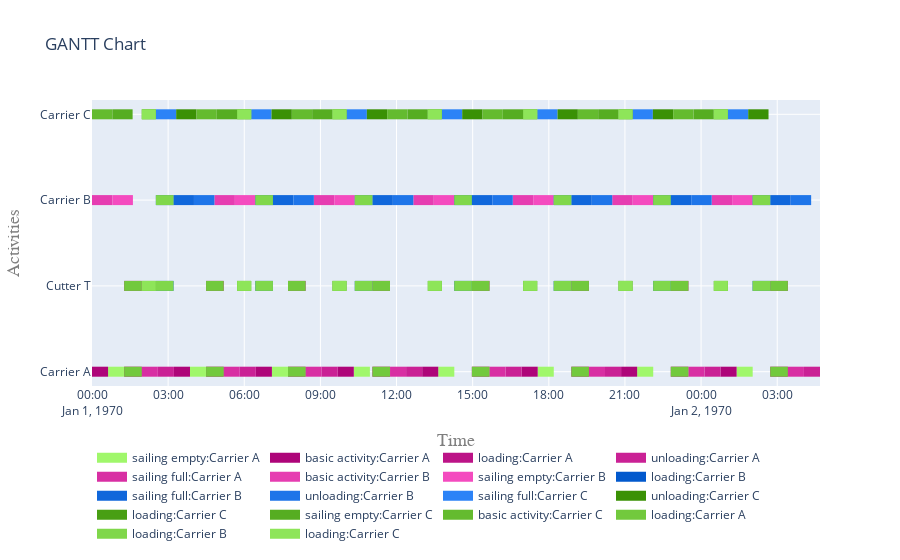

Source (notebook cell):
### Code cell
fig = get_gantt_chart(vessels, id_map=activities)

### Figure 1 — Plotly figure (JSON) as saved in the notebook; plotly's stock layout.template omitted (floating-point values rounded to 4 significant figures)
{"data": [{"connectgaps": false, "hoverinfo": "y+name", "line": {"color": "rgb(160,247,107)", "width": 10}, "mode": "lines", "name": "sailing empty:Carrier A", "type": "scatter", "x": ["1970-01-01T00:38:00", "1970-01-01T00:38:00", "1970-01-01T01:16:00", "1970-01-01T01:16:00", "1970-01-01T01:16:00", "1970-01-01T03:51:40", "1970-01-01T03:51:40", "1970-01-01T04:29:40", "1970-01-01T04:29:40", "1970-01-01T04:29:40", "1970-01-01T07:05:20", "1970-01-01T07:05:20", "1970-01-01T07:43:20", "1970-01-01T07:43:20", "1970-01-01T07:43:20", "1970-01-01T10:19:00", "1970-01-01T10:19:00", "1970-01-01T10:57:00", "1970-01-01T10:57:00", "1970-01-01T10:57:00", "1970-01-01T13:38:36", "1970-01-01T13:38:36", "1970-01-01T14:16:36", "1970-01-01T14:16:36", "1970-01-01T14:16:36", "1970-01-01T17:33:44", "1970-01-01T17:33:44", "1970-01-01T18:11:44", "1970-01-01T18:11:44", "1970-01-01T18:11:44", "1970-01-01T21:28:52", "1970-01-01T21:28:52", "1970-01-01T22:06:52", "1970-01-01T22:06:52", "1970-01-01T22:06:52", "1970-01-02T01:24:00", "1970-01-02T01:24:00", "1970-01-02T02:02:00", "1970-01-02T02:02:00", "1970-01-02T02:02:00"], "y": ["Carrier A", "Carrier A", "Carrier A", "Carrier A", null, "Carrier A", "Carrier A", "Carrier A", "Carrier A", null, "Carrier A", "Carrier A", "Carrier A", "Carrier A", null, "Carrier A", "Carrier A", "Carrier A", "Carrier A", null, "Carrier A", "Carrier A", "Carrier A", "Carrier A", null, "Carrier A", "Carrier A", "Carrier A", "Carrier A", null, "Carrier A", "Carrier A", "Carrier A", "Carrier A", null, "Carrier A", "Carrier A", "Carrier A", "Carrier A", null]}, {"connectgaps": false, "hoverinfo": "y+name", "line": {"color": "rgb(174,5,121)", "width": 10}, "mode": "lines", "name": "basic activity:Carrier A", "type": "scatter", "x": ["1970-01-01T00:00:00", "1970-01-01T00:00:00", "1970-01-01T00:38:00", "1970-01-01T00:38:00", "1970-01-01T00:38:00", "1970-01-01T03:13:40", "1970-01-01T03:13:40", "1970-01-01T03:51:40", "1970-01-01T03:51:40", "1970-01-01T03:51:40", "1970-01-01T06:27:20", "1970-01-01T06:27:20", "1970-01-01T07:05:20", "1970-01-01T07:05:20", "1970-01-01T07:05:20", "1970-01-01T09:41:00", "1970-01-01T09:41:00", "1970-01-01T10:19:00", "1970-01-01T10:19:00", "1970-01-01T10:19:00", "1970-01-01T13:00:36", "1970-01-01T13:00:36", "1970-01-01T13:38:36", "1970-01-01T13:38:36", "1970-01-01T13:38:36", "1970-01-01T16:55:44", "1970-01-01T16:55:44", "1970-01-01T17:33:44", "1970-01-01T17:33:44", "1970-01-01T17:33:44", "1970-01-01T20:50:52", "1970-01-01T20:50:52", "1970-01-01T21:28:52", "1970-01-01T21:28:52", "1970-01-01T21:28:52", "1970-01-02T00:46:00", "1970-01-02T00:46:00", "1970-01-02T01:24:00", "1970-01-02T01:24:00", "1970-01-02T01:24:00"], "y": ["Carrier A", "Carrier A", "Carrier A", "Carrier A", null, "Carrier A", "Carrier A", "Carrier A", "Carrier A", null, "Carrier A", "Carrier A", "Carrier A", "Carrier A", null, "Carrier A", "Carrier A", "Carrier A", "Carrier A", null, "Carrier A", "Carrier A", "Carrier A", "Carrier A", null, "Carrier A", "Carrier A", "Carrier A", "Carrier A", null, "Carrier A", "Carrier A", "Carrier A", "Carrier A", null, "Carrier A", "Carrier A", "Carrier A", "Carrier A", null]}, {"connectgaps": false, "hoverinfo": "y+name", "line": {"color": "rgb(188,19,135)", "width": 10}, "mode": "lines", "name": "loading:Carrier A", "type": "scatter", "x": ["1970-01-01T01:16:00", "1970-01-01T01:16:00", "1970-01-01T01:57:40", "1970-01-01T01:57:40", "1970-01-01T01:57:40", "1970-01-01T04:29:40", "1970-01-01T04:29:40", "1970-01-01T05:11:20", "1970-01-01T05:11:20", "1970-01-01T05:11:20", "1970-01-01T07:43:20", "1970-01-01T07:43:20", "1970-01-01T08:25:00", "1970-01-01T08:25:00", "1970-01-01T08:25:00", "1970-01-01T11:02:56", "1970-01-01T11:02:56", "1970-01-01T11:44:36", "1970-01-01T11:44:36", "1970-01-01T11:44:36", "1970-01-01T14:58:04", "1970-01-01T14:58:04", "1970-01-01T15:39:44", "1970-01-01T15:39:44", "1970-01-01T15:39:44", "1970-01-01T18:53:12", "1970-01-01T18:53:12", "1970-01-01T19:34:52", "1970-01-01T19:34:52", "1970-01-01T19:34:52", "1970-01-01T22:48:20", "1970-01-01T22:48:20", "1970-01-01T23:30:00", "1970-01-01T23:30:00", "1970-01-01T23:30:00", "1970-01-02T02:43:28", "1970-01-02T02:43:28", "1970-01-02T03:25:08", "1970-01-02T03:25:08", "1970-01-02T03:25:08", "1970-01-01T01:16:00", "1970-01-01T01:16:00", "1970-01-01T01:57:40", "1970-01-01T01:57:40", "1970-01-01T01:57:40", "1970-01-01T04:29:40", "1970-01-01T04:29:40", "1970-01-01T05:11:20", "1970-01-01T05:11:20", "1970-01-01T05:11:20", "1970-01-01T07:43:20", "1970-01-01T07:43:20", "1970-01-01T08:25:00", "1970-01-01T08:25:00", "1970-01-01T08:25:00", "1970-01-01T11:02:56", "1970-01-01T11:02:56", "1970-01-01T11:44:36", "1970-01-01T11:44:36", "1970-01-01T11:44:36", "1970-01-01T14:58:04", "1970-01-01T14:58:04", "1970-01-01T15:39:44", "1970-01-01T15:39:44", "1970-01-01T15:39:44", "1970-01-01T18:53:12", "1970-01-01T18:53:12", "1970-01-01T19:34:52", "1970-01-01T19:34:52", "1970-01-01T19:34:52", "1970-01-01T22:48:20", "1970-01-01T22:48:20", "1970-01-01T23:30:00", "1970-01-01T23:30:00", "1970-01-01T23:30:00", "1970-01-02T02:43:28", "1970-01-02T02:43:28", "1970-01-02T03:25:08", "1970-01-02T03:25:08", "1970-01-02T03:25:08"], "y": ["Carrier A", "Carrier A", "Carrier A", "Carrier A", null, "Carrier A", "Carrier A", "Carrier A", "Carrier A", null, "Carrier A", "Carrier A", "Carrier A", "Carrier A", null, "Carrier A", "Carrier A", "Carrier A", "Carrier A", null, "Carrier A", "Carrier A", "Carrier A", "Carrier A", null, "Carrier A", "Carrier A", "Carrier A", "Carrier A", null, "Carrier A", "Carrier A", "Carrier A", "Carrier A", null, "Carrier A", "Carrier A", "Carrier A", "Carrier A", null, "Cutter T", "Cutter T", "Cutter T", "Cutter T", null, "Cutter T", "Cutter T", "Cutter T", "Cutter T", null, "Cutter T", "Cutter T", "Cutter T", "Cutter T", null, "Cutter T", "Cutter T", "Cutter T", "Cutter T", null, "Cutter T", "Cutter T", "Cutter T", "Cutter T", null, "Cutter T", "Cutter T", "Cutter T", "Cutter T", null, "Cutter T", "Cutter T", "Cutter T", "Cutter T", null, "Cutter T", "Cutter T", "Cutter T", "Cutter T", null]}, {"connectgaps": false, "hoverinfo": "y+name", "line": {"color": "rgb(202,33,149)", "width": 10}, "mode": "lines", "name": "unloading:Carrier A", "type": "scatter", "x": ["1970-01-01T02:35:40", "1970-01-01T02:35:40", "1970-01-01T03:13:40", "1970-01-01T03:13:40", "1970-01-01T03:13:40", "1970-01-01T05:49:20", "1970-01-01T05:49:20", "1970-01-01T06:27:20", "1970-01-01T06:27:20", "1970-01-01T06:27:20", "1970-01-01T09:03:00", "1970-01-01T09:03:00", "1970-01-01T09:41:00", "1970-01-01T09:41:00", "1970-01-01T09:41:00", "1970-01-01T12:22:36", "1970-01-01T12:22:36", "1970-01-01T13:00:36", "1970-01-01T13:00:36", "1970-01-01T13:00:36", "1970-01-01T16:17:44", "1970-01-01T16:17:44", "1970-01-01T16:55:44", "1970-01-01T16:55:44", "1970-01-01T16:55:44", "1970-01-01T20:12:52", "1970-01-01T20:12:52", "1970-01-01T20:50:52", "1970-01-01T20:50:52", "1970-01-01T20:50:52", "1970-01-02T00:08:00", "1970-01-02T00:08:00", "1970-01-02T00:46:00", "1970-01-02T00:46:00", "1970-01-02T00:46:00", "1970-01-02T04:03:08", "1970-01-02T04:03:08", "1970-01-02T04:41:08", "1970-01-02T04:41:08", "1970-01-02T04:41:08"], "y": ["Carrier A", "Carrier A", "Carrier A", "Carrier A", null, "Carrier A", "Carrier A", "Carrier A", "Carrier A", null, "Carrier A", "Carrier A", "Carrier A", "Carrier A", null, "Carrier A", "Carrier A", "Carrier A", "Carrier A", null, "Carrier A", "Carrier A", "Carrier A", "Carrier A", null, "Carrier A", "Carrier A", "Carrier A", "Carrier A", null, "Carrier A", "Carrier A", "Carrier A", "Carrier A", null, "Carrier A", "Carrier A", "Carrier A", "Carrier A", null]}, {"connectgaps": false, "hoverinfo": "y+name", "line": {"color": "rgb(216,47,163)", "width": 10}, "mode": "lines", "name": "sailing full:Carrier A", "type": "scatter", "x": ["1970-01-01T01:57:40", "1970-01-01T01:57:40", "1970-01-01T02:35:40", "1970-01-01T02:35:40", "1970-01-01T02:35:40", "1970-01-01T05:11:20", "1970-01-01T05:11:20", "1970-01-01T05:49:20", "1970-01-01T05:49:20", "1970-01-01T05:49:20", "1970-01-01T08:25:00", "1970-01-01T08:25:00", "1970-01-01T09:03:00", "1970-01-01T09:03:00", "1970-01-01T09:03:00", "1970-01-01T11:44:36", "1970-01-01T11:44:36", "1970-01-01T12:22:36", "1970-01-01T12:22:36", "1970-01-01T12:22:36", "1970-01-01T15:39:44", "1970-01-01T15:39:44", "1970-01-01T16:17:44", "1970-01-01T16:17:44", "1970-01-01T16:17:44", "1970-01-01T19:34:52", "1970-01-01T19:34:52", "1970-01-01T20:12:52", "1970-01-01T20:12:52", "1970-01-01T20:12:52", "1970-01-01T23:30:00", "1970-01-01T23:30:00", "1970-01-02T00:08:00", "1970-01-02T00:08:00", "1970-01-02T00:08:00", "1970-01-02T03:25:08", "1970-01-02T03:25:08", "1970-01-02T04:03:08", "1970-01-02T04:03:08", "1970-01-02T04:03:08"], "y": ["Carrier A", "Carrier A", "Carrier A", "Carrier A", null, "Carrier A", "Carrier A", "Carrier A", "Carrier A", null, "Carrier A", "Carrier A", "Carrier A", "Carrier A", null, "Carrier A", "Carrier A", "Carrier A", "Carrier A", null, "Carrier A", "Carrier A", "Carrier A", "Carrier A", null, "Carrier A", "Carrier A", "Carrier A", "Carrier A", null, "Carrier A", "Carrier A", "Carrier A", "Carrier A", null, "Carrier A", "Carrier A", "Carrier A", "Carrier A", null]}, {"connectgaps": false, "hoverinfo": "y+name", "line": {"color": "rgb(230,61,177)", "width": 10}, "mode": "lines", "name": "basic activity:Carrier B", "type": "scatter", "x": ["1970-01-01T00:00:00", "1970-01-01T00:00:00", "1970-01-01T00:48:22", "1970-01-01T00:48:22", "1970-01-01T00:48:22", "1970-01-01T04:49:24", "1970-01-01T04:49:24", "1970-01-01T05:37:46", "1970-01-01T05:37:46", "1970-01-01T05:37:46", "1970-01-01T08:44:32", "1970-01-01T08:44:32", "1970-01-01T09:32:54", "1970-01-01T09:32:54", "1970-01-01T09:32:54", "1970-01-01T12:39:40", "1970-01-01T12:39:40", "1970-01-01T13:28:02", "1970-01-01T13:28:02", "1970-01-01T13:28:02", "1970-01-01T16:34:48", "1970-01-01T16:34:48", "1970-01-01T17:23:10", "1970-01-01T17:23:10", "1970-01-01T17:23:10", "1970-01-01T20:29:56", "1970-01-01T20:29:56", "1970-01-01T21:18:18", "1970-01-01T21:18:18", "1970-01-01T21:18:18", "1970-01-02T00:25:04", "1970-01-02T00:25:04", "1970-01-02T01:13:26", "1970-01-02T01:13:26", "1970-01-02T01:13:26"], "y": ["Carrier B", "Carrier B", "Carrier B", "Carrier B", null, "Carrier B", "Carrier B", "Carrier B", "Carrier B", null, "Carrier B", "Carrier B", "Carrier B", "Carrier B", null, "Carrier B", "Carrier B", "Carrier B", "Carrier B", null, "Carrier B", "Carrier B", "Carrier B", "Carrier B", null, "Carrier B", "Carrier B", "Carrier B", "Carrier B", null, "Carrier B", "Carrier B", "Carrier B", "Carrier B", null]}, {"connectgaps": false, "hoverinfo": "y+name", "line": {"color": "rgb(244,75,191)", "width": 10}, "mode": "lines", "name": "sailing empty:Carrier B", "type": "scatter", "x": ["1970-01-01T00:48:22", "1970-01-01T00:48:22", "1970-01-01T01:36:44", "1970-01-01T01:36:44", "1970-01-01T01:36:44", "1970-01-01T05:37:46", "1970-01-01T05:37:46", "1970-01-01T06:26:08", "1970-01-01T06:26:08", "1970-01-01T06:26:08", "1970-01-01T09:32:54", "1970-01-01T09:32:54", "1970-01-01T10:21:16", "1970-01-01T10:21:16", "1970-01-01T10:21:16", "1970-01-01T13:28:02", "1970-01-01T13:28:02", "1970-01-01T14:16:24", "1970-01-01T14:16:24", "1970-01-01T14:16:24", "1970-01-01T17:23:10", "1970-01-01T17:23:10", "1970-01-01T18:11:32", "1970-01-01T18:11:32", "1970-01-01T18:11:32", "1970-01-01T21:18:18", "1970-01-01T21:18:18", "1970-01-01T22:06:40", "1970-01-01T22:06:40", "1970-01-01T22:06:40", "1970-01-02T01:13:26", "1970-01-02T01:13:26", "1970-01-02T02:01:48", "1970-01-02T02:01:48", "1970-01-02T02:01:48"], "y": ["Carrier B", "Carrier B", "Carrier B", "Carrier B", null, "Carrier B", "Carrier B", "Carrier B", "Carrier B", null, "Carrier B", "Carrier B", "Carrier B", "Carrier B", null, "Carrier B", "Carrier B", "Carrier B", "Carrier B", null, "Carrier B", "Carrier B", "Carrier B", "Carrier B", null, "Carrier B", "Carrier B", "Carrier B", "Carrier B", null, "Carrier B", "Carrier B", "Carrier B", "Carrier B", null]}, {"connectgaps": false, "hoverinfo": "y+name", "line": {"color": "rgb(2,89,205)", "width": 10}, "mode": "lines", "name": "loading:Carrier B", "type": "scatter", "x": ["1970-01-01T02:31:00", "1970-01-01T02:31:00", "1970-01-01T03:12:40", "1970-01-01T03:12:40", "1970-01-01T03:12:40", "1970-01-01T06:26:08", "1970-01-01T06:26:08", "1970-01-01T07:07:48", "1970-01-01T07:07:48", "1970-01-01T07:07:48", "1970-01-01T10:21:16", "1970-01-01T10:21:16", "1970-01-01T11:02:56", "1970-01-01T11:02:56", "1970-01-01T11:02:56", "1970-01-01T14:16:24", "1970-01-01T14:16:24", "1970-01-01T14:58:04", "1970-01-01T14:58:04", "1970-01-01T14:58:04", "1970-01-01T18:11:32", "1970-01-01T18:11:32", "1970-01-01T18:53:12", "1970-01-01T18:53:12", "1970-01-01T18:53:12", "1970-01-01T22:06:40", "1970-01-01T22:06:40", "1970-01-01T22:48:20", "1970-01-01T22:48:20", "1970-01-01T22:48:20", "1970-01-02T02:01:48", "1970-01-02T02:01:48", "1970-01-02T02:43:28", "1970-01-02T02:43:28", "1970-01-02T02:43:28", "1970-01-01T02:31:00", "1970-01-01T02:31:00", "1970-01-01T03:12:40", "1970-01-01T03:12:40", "1970-01-01T03:12:40", "1970-01-01T06:26:08", "1970-01-01T06:26:08", "1970-01-01T07:07:48", "1970-01-01T07:07:48", "1970-01-01T07:07:48", "1970-01-01T10:21:16", "1970-01-01T10:21:16", "1970-01-01T11:02:56", "1970-01-01T11:02:56", "1970-01-01T11:02:56", "1970-01-01T14:16:24", "1970-01-01T14:16:24", "1970-01-01T14:58:04", "1970-01-01T14:58:04", "1970-01-01T14:58:04", "1970-01-01T18:11:32", "1970-01-01T18:11:32", "1970-01-01T18:53:12", "1970-01-01T18:53:12", "1970-01-01T18:53:12", "1970-01-01T22:06:40", "1970-01-01T22:06:40", "1970-01-01T22:48:20", "1970-01-01T22:48:20", "1970-01-01T22:48:20", "1970-01-02T02:01:48", "1970-01-02T02:01:48", "1970-01-02T02:43:28", "1970-01-02T02:43:28", "1970-01-02T02:43:28"], "y": ["Carrier B", "Carrier B", "Carrier B", "Carrier B", null, "Carrier B", "Carrier B", "Carrier B", "Carrier B", null, "Carrier B", "Carrier B", "Carrier B", "Carrier B", null, "Carrier B", "Carrier B", "Carrier B", "Carrier B", null, "Carrier B", "Carrier B", "Carrier B", "Carrier B", null, "Carrier B", "Carrier B", "Carrier B", "Carrier B", null, "Carrier B", "Carrier B", "Carrier B", "Carrier B", null, "Cutter T", "Cutter T", "Cutter T", "Cutter T", null, "Cutter T", "Cutter T", "Cutter T", "Cutter T", null, "Cutter T", "Cutter T", "Cutter T", "Cutter T", null, "Cutter T", "Cutter T", "Cutter T", "Cutter T", null, "Cutter T", "Cutter T", "Cutter T", "Cutter T", null, "Cutter T", "Cutter T", "Cutter T", "Cutter T", null, "Cutter T", "Cutter T", "Cutter T", "Cutter T", null]}, {"connectgaps": false, "hoverinfo": "y+name", "line": {"color": "rgb(16,103,219)", "width": 10}, "mode": "lines", "name": "sailing full:Carrier B", "type": "scatter", "x": ["1970-01-01T03:12:40", "1970-01-01T03:12:40", "1970-01-01T04:01:02", "1970-01-01T04:01:02", "1970-01-01T04:01:02", "1970-01-01T07:07:48", "1970-01-01T07:07:48", "1970-01-01T07:56:10", "1970-01-01T07:56:10", "1970-01-01T07:56:10", "1970-01-01T11:02:56", "1970-01-01T11:02:56", "1970-01-01T11:51:18", "1970-01-01T11:51:18", "1970-01-01T11:51:18", "1970-01-01T14:58:04", "1970-01-01T14:58:04", "1970-01-01T15:46:26", "1970-01-01T15:46:26", "1970-01-01T15:46:26", "1970-01-01T18:53:12", "1970-01-01T18:53:12", "1970-01-01T19:41:34", "1970-01-01T19:41:34", "1970-01-01T19:41:34", "1970-01-01T22:48:20", "1970-01-01T22:48:20", "1970-01-01T23:36:42", "1970-01-01T23:36:42", "1970-01-01T23:36:42", "1970-01-02T02:43:28", "1970-01-02T02:43:28", "1970-01-02T03:31:50", "1970-01-02T03:31:50", "1970-01-02T03:31:50"], "y": ["Carrier B", "Carrier B", "Carrier B", "Carrier B", null, "Carrier B", "Carrier B", "Carrier B", "Carrier B", null, "Carrier B", "Carrier B", "Carrier B", "Carrier B", null, "Carrier B", "Carrier B", "Carrier B", "Carrier B", null, "Carrier B", "Carrier B", "Carrier B", "Carrier B", null, "Carrier B", "Carrier B", "Carrier B", "Carrier B", null, "Carrier B", "Carrier B", "Carrier B", "Carrier B", null]}, {"connectgaps": false, "hoverinfo": "y+name", "line": {"color": "rgb(30,117,233)", "width": 10}, "mode": "lines", "name": "unloading:Carrier B", "type": "scatter", "x": ["1970-01-01T04:01:02", "1970-01-01T04:01:02", "1970-01-01T04:49:24", "1970-01-01T04:49:24", "1970-01-01T04:49:24", "1970-01-01T07:56:10", "1970-01-01T07:56:10", "1970-01-01T08:44:32", "1970-01-01T08:44:32", "1970-01-01T08:44:32", "1970-01-01T11:51:18", "1970-01-01T11:51:18", "1970-01-01T12:39:40", "1970-01-01T12:39:40", "1970-01-01T12:39:40", "1970-01-01T15:46:26", "1970-01-01T15:46:26", "1970-01-01T16:34:48", "1970-01-01T16:34:48", "1970-01-01T16:34:48", "1970-01-01T19:41:34", "1970-01-01T19:41:34", "1970-01-01T20:29:56", "1970-01-01T20:29:56", "1970-01-01T20:29:56", "1970-01-01T23:36:42", "1970-01-01T23:36:42", "1970-01-02T00:25:04", "1970-01-02T00:25:04", "1970-01-02T00:25:04", "1970-01-02T03:31:50", "1970-01-02T03:31:50", "1970-01-02T04:20:12", "1970-01-02T04:20:12", "1970-01-02T04:20:12"], "y": ["Carrier B", "Carrier B", "Carrier B", "Carrier B", null, "Carrier B", "Carrier B", "Carrier B", "Carrier B", null, "Carrier B", "Carrier B", "Carrier B", "Carrier B", null, "Carrier B", "Carrier B", "Carrier B", "Carrier B", null, "Carrier B", "Carrier B", "Carrier B", "Carrier B", null, "Carrier B", "Carrier B", "Carrier B", "Carrier B", null, "Carrier B", "Carrier B", "Carrier B", "Carrier B", null]}, {"connectgaps": false, "hoverinfo": "y+name", "line": {"color": "rgb(44,131,247)", "width": 10}, "mode": "lines", "name": "sailing full:Carrier C", "type": "scatter", "x": ["1970-01-01T02:31:00", "1970-01-01T02:31:00", "1970-01-01T03:19:01", "1970-01-01T03:19:01", "1970-01-01T03:19:01", "1970-01-01T06:16:24", "1970-01-01T06:16:24", "1970-01-01T07:04:25", "1970-01-01T07:04:25", "1970-01-01T07:04:25", "1970-01-01T10:01:48", "1970-01-01T10:01:48", "1970-01-01T10:49:49", "1970-01-01T10:49:49", "1970-01-01T10:49:49", "1970-01-01T13:47:12", "1970-01-01T13:47:12", "1970-01-01T14:35:13", "1970-01-01T14:35:13", "1970-01-01T14:35:13", "1970-01-01T17:32:36", "1970-01-01T17:32:36", "1970-01-01T18:20:37", "1970-01-01T18:20:37", "1970-01-01T18:20:37", "1970-01-01T21:18:00", "1970-01-01T21:18:00", "1970-01-01T22:06:01", "1970-01-01T22:06:01", "1970-01-01T22:06:01", "1970-01-02T01:03:24", "1970-01-02T01:03:24", "1970-01-02T01:51:25", "1970-01-02T01:51:25", "1970-01-02T01:51:25"], "y": ["Carrier C", "Carrier C", "Carrier C", "Carrier C", null, "Carrier C", "Carrier C", "Carrier C", "Carrier C", null, "Carrier C", "Carrier C", "Carrier C", "Carrier C", null, "Carrier C", "Carrier C", "Carrier C", "Carrier C", null, "Carrier C", "Carrier C", "Carrier C", "Carrier C", null, "Carrier C", "Carrier C", "Carrier C", "Carrier C", null, "Carrier C", "Carrier C", "Carrier C", "Carrier C", null]}, {"connectgaps": false, "hoverinfo": "y+name", "line": {"color": "rgb(58,145,5)", "width": 10}, "mode": "lines", "name": "unloading:Carrier C", "type": "scatter", "x": ["1970-01-01T03:19:01", "1970-01-01T03:19:01", "1970-01-01T04:07:02", "1970-01-01T04:07:02", "1970-01-01T04:07:02", "1970-01-01T07:04:25", "1970-01-01T07:04:25", "1970-01-01T07:52:26", "1970-01-01T07:52:26", "1970-01-01T07:52:26", "1970-01-01T10:49:49", "1970-01-01T10:49:49", "1970-01-01T11:37:50", "1970-01-01T11:37:50", "1970-01-01T11:37:50", "1970-01-01T14:35:13", "1970-01-01T14:35:13", "1970-01-01T15:23:14", "1970-01-01T15:23:14", "1970-01-01T15:23:14", "1970-01-01T18:20:37", "1970-01-01T18:20:37", "1970-01-01T19:08:38", "1970-01-01T19:08:38", "1970-01-01T19:08:38", "1970-01-01T22:06:01", "1970-01-01T22:06:01", "1970-01-01T22:54:02", "1970-01-01T22:54:02", "1970-01-01T22:54:02", "1970-01-02T01:51:25", "1970-01-02T01:51:25", "1970-01-02T02:39:26", "1970-01-02T02:39:26", "1970-01-02T02:39:26"], "y": ["Carrier C", "Carrier C", "Carrier C", "Carrier C", null, "Carrier C", "Carrier C", "Carrier C", "Carrier C", null, "Carrier C", "Carrier C", "Carrier C", "Carrier C", null, "Carrier C", "Carrier C", "Carrier C", "Carrier C", null, "Carrier C", "Carrier C", "Carrier C", "Carrier C", null, "Carrier C", "Carrier C", "Carrier C", "Carrier C", null, "Carrier C", "Carrier C", "Carrier C", "Carrier C", null]}, {"connectgaps": false, "hoverinfo": "y+name", "line": {"color": "rgb(72,159,19)", "width": 10}, "mode": "lines", "name": "loading:Carrier C", "type": "scatter", "x": ["1970-01-01T01:57:40", "1970-01-01T01:57:40", "1970-01-01T02:31:00", "1970-01-01T02:31:00", "1970-01-01T02:31:00", "1970-01-01T05:43:04", "1970-01-01T05:43:04", "1970-01-01T06:16:24", "1970-01-01T06:16:24", "1970-01-01T06:16:24", "1970-01-01T09:28:28", "1970-01-01T09:28:28", "1970-01-01T10:01:48", "1970-01-01T10:01:48", "1970-01-01T10:01:48", "1970-01-01T13:13:52", "1970-01-01T13:13:52", "1970-01-01T13:47:12", "1970-01-01T13:47:12", "1970-01-01T13:47:12", "1970-01-01T16:59:16", "1970-01-01T16:59:16", "1970-01-01T17:32:36", "1970-01-01T17:32:36", "1970-01-01T17:32:36", "1970-01-01T20:44:40", "1970-01-01T20:44:40", "1970-01-01T21:18:00", "1970-01-01T21:18:00", "1970-01-01T21:18:00", "1970-01-02T00:30:04", "1970-01-02T00:30:04", "1970-01-02T01:03:24", "1970-01-02T01:03:24", "1970-01-02T01:03:24", "1970-01-01T01:57:40", "1970-01-01T01:57:40", "1970-01-01T02:31:00", "1970-01-01T02:31:00", "1970-01-01T02:31:00", "1970-01-01T05:43:04", "1970-01-01T05:43:04", "1970-01-01T06:16:24", "1970-01-01T06:16:24", "1970-01-01T06:16:24", "1970-01-01T09:28:28", "1970-01-01T09:28:28", "1970-01-01T10:01:48", "1970-01-01T10:01:48", "1970-01-01T10:01:48", "1970-01-01T13:13:52", "1970-01-01T13:13:52", "1970-01-01T13:47:12", "1970-01-01T13:47:12", "1970-01-01T13:47:12", "1970-01-01T16:59:16", "1970-01-01T16:59:16", "1970-01-01T17:32:36", "1970-01-01T17:32:36", "1970-01-01T17:32:36", "1970-01-01T20:44:40", "1970-01-01T20:44:40", "1970-01-01T21:18:00", "1970-01-01T21:18:00", "1970-01-01T21:18:00", "1970-01-02T00:30:04", "1970-01-02T00:30:04", "1970-01-02T01:03:24", "1970-01-02T01:03:24", "1970-01-02T01:03:24"], "y": ["Carrier C", "Carrier C", "Carrier C", "Carrier C", null, "Carrier C", "Carrier C", "Carrier C", "Carrier C", null, "Carrier C", "Carrier C", "Carrier C", "Carrier C", null, "Carrier C", "Carrier C", "Carrier C", "Carrier C", null, "Carrier C", "Carrier C", "Carrier C", "Carrier C", null, "Carrier C", "Carrier C", "Carrier C", "Carrier C", null, "Carrier C", "Carrier C", "Carrier C", "Carrier C", null, "Cutter T", "Cutter T", "Cutter T", "Cutter T", null, "Cutter T", "Cutter T", "Cutter T", "Cutter T", null, "Cutter T", "Cutter T", "Cutter T", "Cutter T", null, "Cutter T", "Cutter T", "Cutter T", "Cutter T", null, "Cutter T", "Cutter T", "Cutter T", "Cutter T", null, "Cutter T", "Cutter T", "Cutter T", "Cutter T", null, "Cutter T", "Cutter T", "Cutter T", "Cutter T", null]}, {"connectgaps": false, "hoverinfo": "y+name", "line": {"color": "rgb(86,173,33)", "width": 10}, "mode": "lines", "name": "sailing empty:Carrier C", "type": "scatter", "x": ["1970-01-01T00:48:01", "1970-01-01T00:48:01", "1970-01-01T01:36:02", "1970-01-01T01:36:02", "1970-01-01T01:36:02", "1970-01-01T04:55:03", "1970-01-01T04:55:03", "1970-01-01T05:43:04", "1970-01-01T05:43:04", "1970-01-01T05:43:04", "1970-01-01T08:40:27", "1970-01-01T08:40:27", "1970-01-01T09:28:28", "1970-01-01T09:28:28", "1970-01-01T09:28:28", "1970-01-01T12:25:51", "1970-01-01T12:25:51", "1970-01-01T13:13:52", "1970-01-01T13:13:52", "1970-01-01T13:13:52", "1970-01-01T16:11:15", "1970-01-01T16:11:15", "1970-01-01T16:59:16", "1970-01-01T16:59:16", "1970-01-01T16:59:16", "1970-01-01T19:56:39", "1970-01-01T19:56:39", "1970-01-01T20:44:40", "1970-01-01T20:44:40", "1970-01-01T20:44:40", "1970-01-01T23:42:03", "1970-01-01T23:42:03", "1970-01-02T00:30:04", "1970-01-02T00:30:04", "1970-01-02T00:30:04"], "y": ["Carrier C", "Carrier C", "Carrier C", "Carrier C", null, "Carrier C", "Carrier C", "Carrier C", "Carrier C", null, "Carrier C", "Carrier C", "Carrier C", "Carrier C", null, "Carrier C", "Carrier C", "Carrier C", "Carrier C", null, "Carrier C", "Carrier C", "Carrier C", "Carrier C", null, "Carrier C", "Carrier C", "Carrier C", "Carrier C", null, "Carrier C", "Carrier C", "Carrier C", "Carrier C", null]}, {"connectgaps": false, "hoverinfo": "y+name", "line": {"color": "rgb(100,187,47)", "width": 10}, "mode": "lines", "name": "basic activity:Carrier C", "type": "scatter", "x": ["1970-01-01T00:00:00", "1970-01-01T00:00:00", "1970-01-01T00:48:01", "1970-01-01T00:48:01", "1970-01-01T00:48:01", "1970-01-01T04:07:02", "1970-01-01T04:07:02", "1970-01-01T04:55:03", "1970-01-01T04:55:03", "1970-01-01T04:55:03", "1970-01-01T07:52:26", "1970-01-01T07:52:26", "1970-01-01T08:40:27", "1970-01-01T08:40:27", "1970-01-01T08:40:27", "1970-01-01T11:37:50", "1970-01-01T11:37:50", "1970-01-01T12:25:51", "1970-01-01T12:25:51", "1970-01-01T12:25:51", "1970-01-01T15:23:14", "1970-01-01T15:23:14", "1970-01-01T16:11:15", "1970-01-01T16:11:15", "1970-01-01T16:11:15", "1970-01-01T19:08:38", "1970-01-01T19:08:38", "1970-01-01T19:56:39", "1970-01-01T19:56:39", "1970-01-01T19:56:39", "1970-01-01T22:54:02", "1970-01-01T22:54:02", "1970-01-01T23:42:03", "1970-01-01T23:42:03", "1970-01-01T23:42:03"], "y": ["Carrier C", "Carrier C", "Carrier C", "Carrier C", null, "Carrier C", "Carrier C", "Carrier C", "Carrier C", null, "Carrier C", "Carrier C", "Carrier C", "Carrier C", null, "Carrier C", "Carrier C", "Carrier C", "Carrier C", null, "Carrier C", "Carrier C", "Carrier C", "Carrier C", null, "Carrier C", "Carrier C", "Carrier C", "Carrier C", null, "Carrier C", "Carrier C", "Carrier C", "Carrier C", null]}, {"connectgaps": false, "hoverinfo": "y+name", "line": {"color": "rgb(114,201,61)", "width": 10}, "mode": "lines", "name": "loading:Carrier A", "type": "scatter", "x": ["1970-01-01T01:16:00", "1970-01-01T01:16:00", "1970-01-01T01:57:40", "1970-01-01T01:57:40", "1970-01-01T01:57:40", "1970-01-01T04:29:40", "1970-01-01T04:29:40", "1970-01-01T05:11:20", "1970-01-01T05:11:20", "1970-01-01T05:11:20", "1970-01-01T07:43:20", "1970-01-01T07:43:20", "1970-01-01T08:25:00", "1970-01-01T08:25:00", "1970-01-01T08:25:00", "1970-01-01T11:02:56", "1970-01-01T11:02:56", "1970-01-01T11:44:36", "1970-01-01T11:44:36", "1970-01-01T11:44:36", "1970-01-01T14:58:04", "1970-01-01T14:58:04", "1970-01-01T15:39:44", "1970-01-01T15:39:44", "1970-01-01T15:39:44", "1970-01-01T18:53:12", "1970-01-01T18:53:12", "1970-01-01T19:34:52", "1970-01-01T19:34:52", "1970-01-01T19:34:52", "1970-01-01T22:48:20", "1970-01-01T22:48:20", "1970-01-01T23:30:00", "1970-01-01T23:30:00", "1970-01-01T23:30:00", "1970-01-02T02:43:28", "1970-01-02T02:43:28", "1970-01-02T03:25:08", "1970-01-02T03:25:08", "1970-01-02T03:25:08", "1970-01-01T01:16:00", "1970-01-01T01:16:00", "1970-01-01T01:57:40", "1970-01-01T01:57:40", "1970-01-01T01:57:40", "1970-01-01T04:29:40", "1970-01-01T04:29:40", "1970-01-01T05:11:20", "1970-01-01T05:11:20", "1970-01-01T05:11:20", "1970-01-01T07:43:20", "1970-01-01T07:43:20", "1970-01-01T08:25:00", "1970-01-01T08:25:00", "1970-01-01T08:25:00", "1970-01-01T11:02:56", "1970-01-01T11:02:56", "1970-01-01T11:44:36", "1970-01-01T11:44:36", "1970-01-01T11:44:36", "1970-01-01T14:58:04", "1970-01-01T14:58:04", "1970-01-01T15:39:44", "1970-01-01T15:39:44", "1970-01-01T15:39:44", "1970-01-01T18:53:12", "1970-01-01T18:53:12", "1970-01-01T19:34:52", "1970-01-01T19:34:52", "1970-01-01T19:34:52", "1970-01-01T22:48:20", "1970-01-01T22:48:20", "1970-01-01T23:30:00", "1970-01-01T23:30:00", "1970-01-01T23:30:00", "1970-01-02T02:43:28", "1970-01-02T02:43:28", "1970-01-02T03:25:08", "1970-01-02T03:25:08", "1970-01-02T03:25:08"], "y": ["Carrier A", "Carrier A", "Carrier A", "Carrier A", null, "Carrier A", "Carrier A", "Carrier A", "Carrier A", null, "Carrier A", "Carrier A", "Carrier A", "Carrier A", null, "Carrier A", "Carrier A", "Carrier A", "Carrier A", null, "Carrier A", "Carrier A", "Carrier A", "Carrier A", null, "Carrier A", "Carrier A", "Carrier A", "Carrier A", null, "Carrier A", "Carrier A", "Carrier A", "Carrier A", null, "Carrier A", "Carrier A", "Carrier A", "Carrier A", null, "Cutter T", "Cutter T", "Cutter T", "Cutter T", null, "Cutter T", "Cutter T", "Cutter T", "Cutter T", null, "Cutter T", "Cutter T", "Cutter T", "Cutter T", null, "Cutter T", "Cutter T", "Cutter T", "Cutter T", null, "Cutter T", "Cutter T", "Cutter T", "Cutter T", null, "Cutter T", "Cutter T", "Cutter T", "Cutter T", null, "Cutter T", "Cutter T", "Cutter T", "Cutter T", null, "Cutter T", "Cutter T", "Cutter T", "Cutter T", null]}, {"connectgaps": false, "hoverinfo": "y+name", "line": {"color": "rgb(128,215,75)", "width": 10}, "mode": "lines", "name": "loading:Carrier B", "type": "scatter", "x": ["1970-01-01T02:31:00", "1970-01-01T02:31:00", "1970-01-01T03:12:40", "1970-01-01T03:12:40", "1970-01-01T03:12:40", "1970-01-01T06:26:08", "1970-01-01T06:26:08", "1970-01-01T07:07:48", "1970-01-01T07:07:48", "1970-01-01T07:07:48", "1970-01-01T10:21:16", "1970-01-01T10:21:16", "1970-01-01T11:02:56", "1970-01-01T11:02:56", "1970-01-01T11:02:56", "1970-01-01T14:16:24", "1970-01-01T14:16:24", "1970-01-01T14:58:04", "1970-01-01T14:58:04", "1970-01-01T14:58:04", "1970-01-01T18:11:32", "1970-01-01T18:11:32", "1970-01-01T18:53:12", "1970-01-01T18:53:12", "1970-01-01T18:53:12", "1970-01-01T22:06:40", "1970-01-01T22:06:40", "1970-01-01T22:48:20", "1970-01-01T22:48:20", "1970-01-01T22:48:20", "1970-01-02T02:01:48", "1970-01-02T02:01:48", "1970-01-02T02:43:28", "1970-01-02T02:43:28", "1970-01-02T02:43:28", "1970-01-01T02:31:00", "1970-01-01T02:31:00", "1970-01-01T03:12:40", "1970-01-01T03:12:40", "1970-01-01T03:12:40", "1970-01-01T06:26:08", "1970-01-01T06:26:08", "1970-01-01T07:07:48", "1970-01-01T07:07:48", "1970-01-01T07:07:48", "1970-01-01T10:21:16", "1970-01-01T10:21:16", "1970-01-01T11:02:56", "1970-01-01T11:02:56", "1970-01-01T11:02:56", "1970-01-01T14:16:24", "1970-01-01T14:16:24", "1970-01-01T14:58:04", "1970-01-01T14:58:04", "1970-01-01T14:58:04", "1970-01-01T18:11:32", "1970-01-01T18:11:32", "1970-01-01T18:53:12", "1970-01-01T18:53:12", "1970-01-01T18:53:12", "1970-01-01T22:06:40", "1970-01-01T22:06:40", "1970-01-01T22:48:20", "1970-01-01T22:48:20", "1970-01-01T22:48:20", "1970-01-02T02:01:48", "1970-01-02T02:01:48", "1970-01-02T02:43:28", "1970-01-02T02:43:28", "1970-01-02T02:43:28"], "y": ["Carrier B", "Carrier B", "Carrier B", "Carrier B", null, "Carrier B", "Carrier B", "Carrier B", "Carrier B", null, "Carrier B", "Carrier B", "Carrier B", "Carrier B", null, "Carrier B", "Carrier B", "Carrier B", "Carrier B", null, "Carrier B", "Carrier B", "Carrier B", "Carrier B", null, "Carrier B", "Carrier B", "Carrier B", "Carrier B", null, "Carrier B", "Carrier B", "Carrier B", "Carrier B", null, "Cutter T", "Cutter T", "Cutter T", "Cutter T", null, "Cutter T", "Cutter T", "Cutter T", "Cutter T", null, "Cutter T", "Cutter T", "Cutter T", "Cutter T", null, "Cutter T", "Cutter T", "Cutter T", "Cutter T", null, "Cutter T", "Cutter T", "Cutter T", "Cutter T", null, "Cutter T", "Cutter T", "Cutter T", "Cutter T", null, "Cutter T", "Cutter T", "Cutter T", "Cutter T", null]}, {"connectgaps": false, "hoverinfo": "y+name", "line": {"color": "rgb(142,229,89)", "width": 10}, "mode": "lines", "name": "loading:Carrier C", "type": "scatter", "x": ["1970-01-01T01:57:40", "1970-01-01T01:57:40", "1970-01-01T02:31:00", "1970-01-01T02:31:00", "1970-01-01T02:31:00", "1970-01-01T05:43:04", "1970-01-01T05:43:04", "1970-01-01T06:16:24", "1970-01-01T06:16:24", "1970-01-01T06:16:24", "1970-01-01T09:28:28", "1970-01-01T09:28:28", "1970-01-01T10:01:48", "1970-01-01T10:01:48", "1970-01-01T10:01:48", "1970-01-01T13:13:52", "1970-01-01T13:13:52", "1970-01-01T13:47:12", "1970-01-01T13:47:12", "1970-01-01T13:47:12", "1970-01-01T16:59:16", "1970-01-01T16:59:16", "1970-01-01T17:32:36", "1970-01-01T17:32:36", "1970-01-01T17:32:36", "1970-01-01T20:44:40", "1970-01-01T20:44:40", "1970-01-01T21:18:00", "1970-01-01T21:18:00", "1970-01-01T21:18:00", "1970-01-02T00:30:04", "1970-01-02T00:30:04", "1970-01-02T01:03:24", "1970-01-02T01:03:24", "1970-01-02T01:03:24", "1970-01-01T01:57:40", "1970-01-01T01:57:40", "1970-01-01T02:31:00", "1970-01-01T02:31:00", "1970-01-01T02:31:00", "1970-01-01T05:43:04", "1970-01-01T05:43:04", "1970-01-01T06:16:24", "1970-01-01T06:16:24", "1970-01-01T06:16:24", "1970-01-01T09:28:28", "1970-01-01T09:28:28", "1970-01-01T10:01:48", "1970-01-01T10:01:48", "1970-01-01T10:01:48", "1970-01-01T13:13:52", "1970-01-01T13:13:52", "1970-01-01T13:47:12", "1970-01-01T13:47:12", "1970-01-01T13:47:12", "1970-01-01T16:59:16", "1970-01-01T16:59:16", "1970-01-01T17:32:36", "1970-01-01T17:32:36", "1970-01-01T17:32:36", "1970-01-01T20:44:40", "1970-01-01T20:44:40", "1970-01-01T21:18:00", "1970-01-01T21:18:00", "1970-01-01T21:18:00", "1970-01-02T00:30:04", "1970-01-02T00:30:04", "1970-01-02T01:03:24", "1970-01-02T01:03:24", "1970-01-02T01:03:24"], "y": ["Carrier C", "Carrier C", "Carrier C", "Carrier C", null, "Carrier C", "Carrier C", "Carrier C", "Carrier C", null, "Carrier C", "Carrier C", "Carrier C", "Carrier C", null, "Carrier C", "Carrier C", "Carrier C", "Carrier C", null, "Carrier C", "Carrier C", "Carrier C", "Carrier C", null, "Carrier C", "Carrier C", "Carrier C", "Carrier C", null, "Carrier C", "Carrier C", "Carrier C", "Carrier C", null, "Cutter T", "Cutter T", "Cutter T", "Cutter T", null, "Cutter T", "Cutter T", "Cutter T", "Cutter T", null, "Cutter T", "Cutter T", "Cutter T", "Cutter T", null, "Cutter T", "Cutter T", "Cutter T", "Cutter T", null, "Cutter T", "Cutter T", "Cutter T", "Cutter T", null, "Cutter T", "Cutter T", "Cutter T", "Cutter T", null, "Cutter T", "Cutter T", "Cutter T", "Cutter T", null]}], "layout": {"hovermode": "closest", "legend": {"orientation": "h", "x": 0, "y": -0.2}, "title": {"text": "GANTT Chart"}, "xaxis": {"range": ["1970-01-01T00:00:00", "1970-01-02T04:41:08"], "title": {"font": {"color": "#7f7f7f", "family": "Courier New, monospace", "size": 18}, "text": "Time"}}, "yaxis": {"title": {"font": {"color": "#7f7f7f", "family": "Courier New, monospace", "size": 18}, "text": "Activities"}}}}
